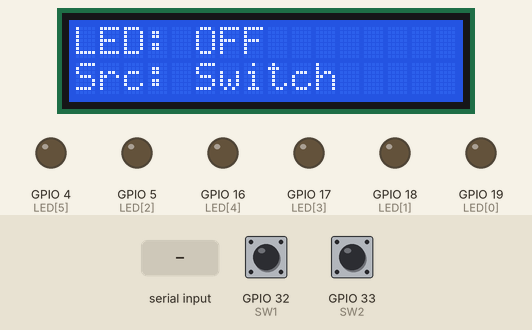
This sketch was run on a simulated ESP32. Parts: 16×2 character LCD, output pins drawn as LEDs (lit = HIGH). Dashed ring = blinking. The inputs (shaded band) are chosen by the test bench; at power-on: GPIO 32 (SW1) LOW, GPIO 33 (SW2) LOW. What the sketch prints to the serial monitor is not drawn.

Above: at 1.4 s.
1.5 s: GPIO 32 (SW1) pulled HIGH for 0.15 s
At 1.89 s:
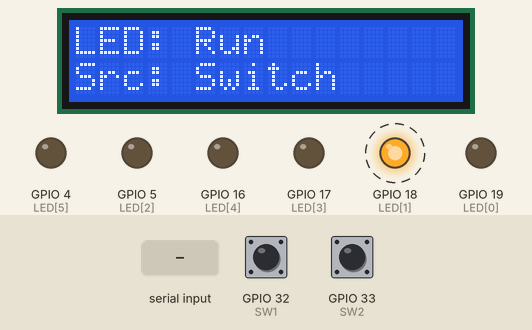
4.7 s: "1\n" received over Serial
At 10.6 s:
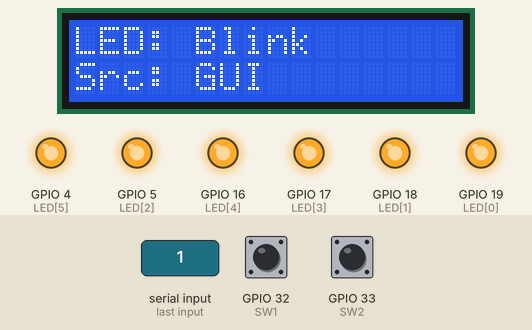
10.7 s: "2\n" received over Serial
13.7 s: GPIO 33 (SW2) pulled HIGH for 3.2 s
At 17.2 s:
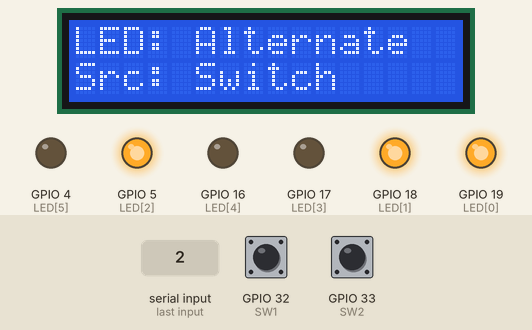
Timing chart, 0 to 31.0 s (numbered marks = the images above; inputs shaded):
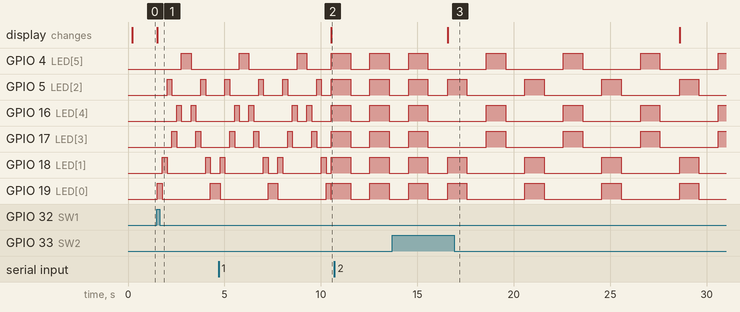

Measured:
- after the input at 1.5 s, GPIO 4 (LED[5]): LOW → HIGH after 1.3 s, → LOW 0.50 s later; GPIO 5 (LED[2]): alternates HIGH for 0.25 s and LOW for 1.5 s, starting after 0.52 s
- after the input at 4.7 s, the display: changes after 5.8 s (image 2)
- after the input at 13.7 s, the display: changes after 2.9 s (image 3)

The sketch:

LEDs_Lightning_Modes_with_GUI.ino
```cpp
/*========================================================================
                         LEDs Lighting Modes with GUI
==========================================================================
Description:
 An ESP32-based LED controller with Blink, Alternate, and Running modes,
 controlled through a Python GUI or physical switches, with an I2C LCD
 displaying the selected mode.

Programmer:
 Felicity M. De Asis
 Shanna Dale R. Dela Torre
 Rhile L. Galpo

Date:
 18 Nov 2026
==========================================================================*/
#include <Arduino.h>
#include <Wire.h>  // comms
#include <LiquidCrystal_I2C.h>  //function

// LED GPIO configuration
const uint8_t LED[] = {19, 18, 5, 17, 16, 4};
const uint8_t NUM_LEDS = sizeof(LED) / sizeof(LED[0]);

// Switch GPIO configuration
const uint8_t SW1 = 32;
const uint8_t SW2 = 33;

// LCD GPIO configuration
const uint8_t SDA_PIN = 21;
const uint8_t SCL_PIN = 22;

// LCD configuration
const uint8_t LCD_ADDR = 0x27;
const uint8_t LCD_COLS = 16;
const uint8_t LCD_ROWS = 2;

// Variables
int previousSwitchMode = -1;
uint8_t Smode = 0;

LiquidCrystal_I2C lcd(LCD_ADDR, LCD_COLS, LCD_ROWS);

// Include LED modes
#include "modes.h"


// Display mode and source on LCD
void updateLCD(String ledStateStr, String sourceStr) {

  lcd.clear();

  lcd.setCursor(0, 0);
  lcd.print("LED: " + ledStateStr);

  lcd.setCursor(0, 1);
  lcd.print("Src: " + sourceStr);

}


// Turn OFF all LEDs
void led_off() {

  for (int i = 0; i < NUM_LEDS; i++) {
    digitalWrite(LED[i], LOW);
  }

}


// Execute selected mode
void setLedState(int modeId, String src) {

  switch (modeId) {

    case 0:
      updateLCD("OFF", src);
      led_off();
      Serial.println("All LEDs OFF");
      break;

    case 1:
      updateLCD("Blink", src);
      Serial.println("Mode 1 selected - BLINK");
      led_blink();
      break;

    case 2:
      updateLCD("Alternate", src);
      Serial.println("Mode 2 selected - ALTERNATE");
      led_alt();
      break;

    case 3:
      updateLCD("Run", src);
      Serial.println("Mode 3 selected - RUNNING");
      led_run();
      break;

  }

}


// Read switch combination
int readSwitchMode() {

  bool sw1State = (digitalRead(SW1) == HIGH);
  bool sw2State = (digitalRead(SW2) == HIGH);

  if (sw1State && sw2State) {
    return 1;  // BLINK 11
  }

  else if (!sw1State && sw2State) {
    return 2;  // ALTERNATE 01
  }

  else if (sw1State && !sw2State) {
    return 3;  // RUN 10
  }

  else {
    return 0;  // OFF
  }

}


// Display available serial commands
void mode_msg() {

  Serial.println("\nSelect Mode:");
  Serial.println("1. Blink");
  Serial.println("2. Alternate");
  Serial.println("3. Running");

}


void setup() {

  // Start Serial Communication
  Serial.begin(9600);
  Serial.setTimeout(50);

  delay(100);

  // Initialize switches
  pinMode(SW1, INPUT);
  pinMode(SW2, INPUT);

  // Initialize LEDs
  for (int i = 0; i < NUM_LEDS; i++) {

    pinMode(LED[i], OUTPUT);
    digitalWrite(LED[i], LOW);

  }

  // Initialize I2C LCD
  Wire.begin(SDA_PIN, SCL_PIN);

  lcd.init();
  lcd.backlight();

  updateLCD("None", "System Ready");

  Serial.println("ESP32 LED Controller Ready");

  mode_msg();

}


void loop() {

  // Read physical switches
  int currentSwitchMode = readSwitchMode(); //store data

  // Only execute when switch combination changes
  if (currentSwitchMode != previousSwitchMode) {    //detects changes (ex swt combi)

    previousSwitchMode = currentSwitchMode;

    setLedState(currentSwitchMode, "Switch");

  }


  // Read commands from Python GUI or Serial Monitor
  if (Serial.available() > 0) {

    String inputStr = Serial.readStringUntil('\n'); //receive msg thru serial
    inputStr.trim();

    if (inputStr.length() > 0) {

      Smode = inputStr.toInt();

      if (Smode >= 1 && Smode <= 3) {

        Serial.printf("Mode %d selected through Serial\n", Smode);

        setLedState(Smode, "GUI");

        mode_msg();

      }

      else {

        Serial.println("Invalid mode number. Enter 1, 2, or 3.");

        mode_msg();

      }

    }

  }

}
```

modes.h
```cpp
// Number of repetitions
const uint8_t REPEAT = 3;


// MODE 1: BLINK
void led_blink() {

  for (int i = 0; i < REPEAT; i++) {

    // Turn ON all LEDs
    for (int j = 0; j < NUM_LEDS; j++) {
      digitalWrite(LED[j], HIGH);
    }

    delay(1000);

    // Turn OFF all LEDs
    for (int j = 0; j < NUM_LEDS; j++) {
      digitalWrite(LED[j], LOW);
    }

    delay(1000);

  }

}


// MODE 2: ALTERNATE
void led_alt() {

  for (int i = 0; i < REPEAT; i++) {

    // Turn ON first half
    for (int j = 0; j < NUM_LEDS / 2; j++) {
      digitalWrite(LED[j], HIGH);
    }

    delay(1000);

    // Turn OFF first half
    for (int j = 0; j < NUM_LEDS / 2; j++) {
      digitalWrite(LED[j], LOW);
    }

    delay(1000);


    // Turn ON second half
    for (int j = NUM_LEDS - 1; j >= NUM_LEDS / 2; j--) {
      digitalWrite(LED[j], HIGH);
    }

    delay(1000);

    // Turn OFF second half
    for (int j = NUM_LEDS - 1; j >= NUM_LEDS / 2; j--) {
      digitalWrite(LED[j], LOW);
    }

    delay(1000);

  }

}


// MODE 3: RUNNING LIGHTS
void led_run() {

  const uint8_t DELAY_TIME = 250;

  for (int i = 0; i < REPEAT; i++) {

    // Forward running
    for (int j = 0; j < NUM_LEDS; j++) {

      digitalWrite(LED[j], HIGH);
      delay(DELAY_TIME);
      digitalWrite(LED[j], LOW);

    }

    // Reverse running
    for (int j = NUM_LEDS - 1; j >= 0; j--) {

      digitalWrite(LED[j], HIGH);
      delay(DELAY_TIME);
      digitalWrite(LED[j], LOW);

    }

  }

}
```
